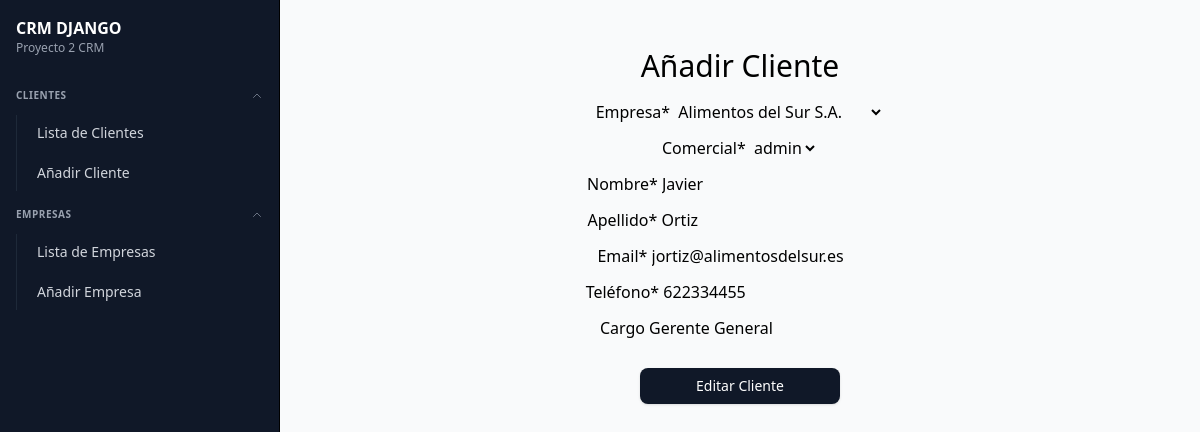
Screenshot of /clientes/editar/3 (signed in) with the database file from the repository.
### crm/models/client_model.py (models this page shows, shortened)
class Client(models.Model):
    company = models.ForeignKey('Company', on_delete=models.CASCADE, related_name='clients', verbose_name='Empresa')
    commercial = models.ForeignKey(User, on_delete=models.SET_NULL, null=True, related_name='clients', verbose_name='Comercial')
    first_name = models.CharField(max_length=100, verbose_name='Nombre')
    last_name = models.CharField(max_length=100, verbose_name='Apellido')
    email = models.EmailField(verbose_name='Email')
    phone = models.CharField(max_length=20, verbose_name='Teléfono')
    position = models.CharField(max_length=200, blank=True, verbose_name='Cargo')
    created_at = models.DateTimeField(auto_now_add=True, verbose_name='Fecha de Creación')
    updated_at = models.DateTimeField(auto_now=True, verbose_name='Fecha de Actualización')
    class Meta:
        verbose_name = 'Cliente'
        verbose_name_plural = 'Clientes'

### crm/views/client_views.py (the view, shortened to what this page needs)
# urls.py: path('clientes/editar/<pk>', ClientUpdateView.as_view(), name='editar-cliente'),
@method_decorator(login_required, name='dispatch')
class ClientUpdateView(UpdateView):
    model= Client
    template_name = 'clients/client_update.html'
    form_class = ClientCreateForm

### crm/forms.py
class ClientCreateForm(forms.ModelForm):
    class Meta:
        model = Client
        fields = '__all__'
    def __init__(self, *args, **kwargs):
        super().__init__(*args, **kwargs)

### crm/models/company_model.py (called while the page is built)
    def __str__(self):
        return self.name

### crm_django/templates/clients/client_update.html (shortened to what this page needs)
{% extends "general/layout.html" %}
{% load crispy_forms_tags %}
{% block page_content %}
    <h1 class="text-center text-3xl pt-4">Añadir Cliente</h1>
    <form action="" method="post" enctype="multipart/form-data" class="pt-4 mx-auto max-w-sm text-center">
        <div class="row">
            <div class="col-12 col-sms-6">
                {{ form.company|as_crispy_field}}
                {{ form.commercial|as_crispy_field}}
                {{ form.first_name|as_crispy_field}}
                {{ form.last_name|as_crispy_field }}
                {{ form.email|as_crispy_field }}
                {{ form.phone|as_crispy_field}}
                {{ form.position|as_crispy_field}}
            </div>
            <button class="w-[200px] cursor-pointer mt-4 inline-flex items-center justify-center px-4 py-2 text-sm font-medium text-white bg-gray-900 rounded-lg hover:bg-gray-800 transition-colors duration-200 shadow-sm gap-2">Editar Cliente</button>
        </div>
    </form>
{% endblock %}

### rows the page displays
Client: company "Alimentos del Sur S.A.", commercial "admin", first_name "Javier", last_name "Ortiz", email "jortiz@alimentosdelsur.es", phone "622334455", position "Gerente General"
